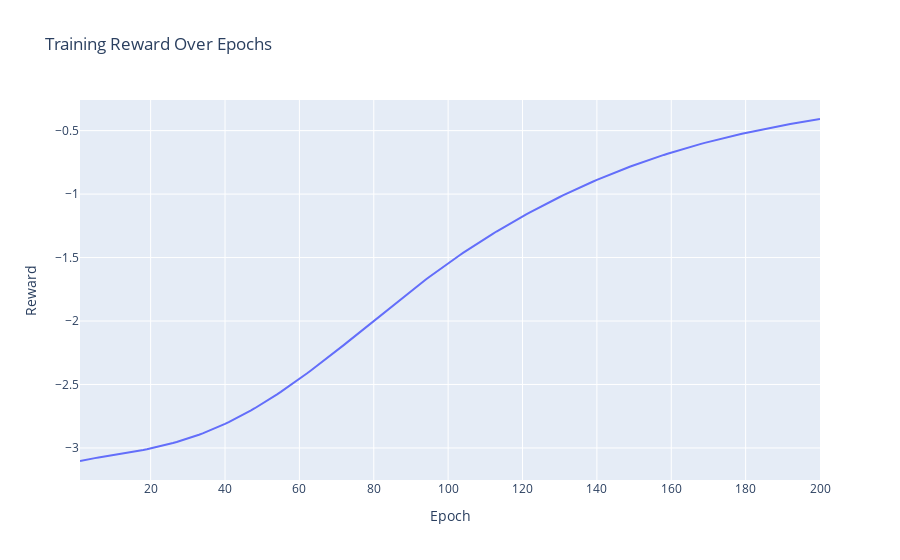

The cell this chart's notebook holds for it:
### Code cell
reward_values = [-loss for loss in training_loss_values]

# Create the line plot for training reward over epochs
fig = go.Figure() 
fig.add_trace(go.Scatter(x=list(range(1, num_epochs + 1)), y=reward_values, mode='lines', name='Training Reward'))
fig.update_layout(title='Training Reward Over Epochs', xaxis_title='Epoch', yaxis_title='Reward')
fig.show()

### Figure 1 — Plotly figure (JSON) as saved in the notebook; plotly's stock layout.template omitted (floating-point values rounded to 4 significant figures; data arrays with more than 128 entries replaced by an {"elided": "..."} marker saying what was removed)
{"data": [{"mode": "lines", "name": "Training Reward", "type": "scatter", "x": {"elided": "200 int values"}, "y": {"elided": "200 float values"}}], "layout": {"title": {"text": "Training Reward Over Epochs"}, "xaxis": {"title": {"text": "Epoch"}}, "yaxis": {"title": {"text": "Reward"}}}}
